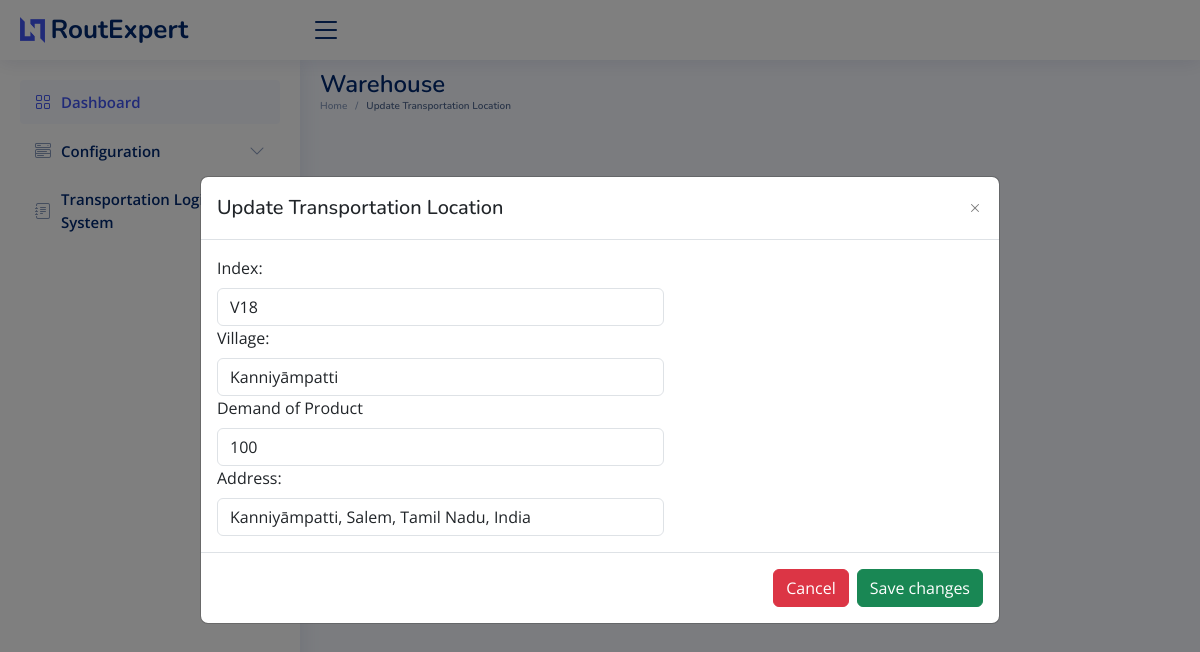
Screenshot of /update_location/1 with the database file from the repository.
### sql_app/model.py (models this page shows)
class TransportationLocation(Base):
    __tablename__ = "TransportationLocation"
    id = Column(Integer, primary_key=True, index=True)
    index = Column(String)
    villages = Column(String)
    location_demand = Column(String)
    address = Column(String)

### main.py (the view)
@app.get("/update_equipment/{id}", response_class=HTMLResponse)
async def update_transport_equipment(request: Request, id: str):
    global id_global
    id_global = id
    equipment_list = []
    equipment = db.query(TransportationEquipment).filter(TransportationEquipment.id == id_global).first()
    equipment_data = {
        "id": equipment.id,
        "equipment_number": equipment.equipment_number,
        "equipment_type": equipment.equipment_type,
        "equipment_license_number": equipment.equipment_license_number,
        "driver_name": equipment.driver_name,
        "driver_license_number": equipment.driver_license_number,
        "equipment_description": equipment.equipment_description,
    }
    equipment_list.append(equipment_data)
    return templates.TemplateResponse("update_transport.html", {"request": request, "equipment": equipment_list})

### templates/update_location.html (shortened to what this page needs)
<!DOCTYPE html>
<html lang="en">
  <head>
    <link
      href="../static/assets/vendor/bootstrap/css/bootstrap.min.css"
      rel="stylesheet"
    />
    <link
      href="../static/assets/vendor/bootstrap-icons/bootstrap-icons.css"
      rel="stylesheet"
    />
    <link
      href="../static/assets/vendor/boxicons/css/boxicons.min.css"
      rel="stylesheet"
    />
    <link
      href="../static/assets/vendor/quill/quill.snow.css"
      rel="stylesheet"
    />
    <link
      href="../static/assets/vendor/quill/quill.bubble.css"
      rel="stylesheet"
    />
    <link
      href="../static/assets/vendor/remixicon/remixicon.css"
      rel="stylesheet"
    />
    <link
      href="../static/assets/vendor/simple-datatables/style.css"
      rel="stylesheet"
    />
    <link href="../static/assets/css/style.css" rel="stylesheet" />
  </head>
  <body>
    <header id="header" class="header fixed-top d-flex align-items-center">
      <div class="d-flex align-items-center justify-content-between">
        <a href="/" class="logo d-flex align-items-center">
          <img src="../static/assets/img/logo.png" alt="" />
          <span class="d-none d-lg-block">RoutExpert</span>
        </a>
        <i class="bi bi-list toggle-sidebar-btn"></i>
      </div>
    </header>
    <aside id="sidebar" class="sidebar">
      <ul class="sidebar-nav" id="sidebar-nav">
        <li class="nav-item">
          <a class="nav-link" href="/">
            <i class="bi bi-grid"></i>
            <span>Dashboard</span>
          </a>
        </li>
        <li class="nav-item">
          <a
            class="nav-link collapsed"
            data-bs-target="#components-nav"
            data-bs-toggle="collapse"
            href="#"
          >
            <i class="bi bi-menu-button-wide"></i><span>Configuration</span
            ><i class="bi bi-chevron-down ms-auto"></i>
          </a>
        </li>
        <li class="nav-item">
          <a
            class="nav-link collapsed"
            data-bs-target="#forms-nav"
            data-bs-toggle="collapse"
            href="#"
          >
            <i class="bi bi-journal-text"></i
            ><span>Transportation Logistics System</span
            >
          </a>
        </li>
      </ul>
    </aside>
    <main id="main" class="main">
      <div class="pagetitle">
        <h1>Warehouse</h1>
        <nav>
          <ol class="breadcrumb">
            <li class="breadcrumb-item"><a href="/">Home</a></li>
            <li class="breadcrumb-item active">Update Transportation Location</li>
          </ol>
        </nav>
      </div>
      <section class="section dashboard">
        <div class="row">
          <div class="col-lg-12">
            <div class="card">
              <div class="modal" id="verticalycentered" tabindex="-1">
                <div class="modal-dialog modal-dialog-centered modal-lg">
                  <div class="modal-content">
                    <div class="modal-header">
                      <h5 class="modal-title">Update Transportation Location</h5>
                      <button
                        type="button"
                        class="btn-close"
                        data-bs-dismiss="modal"
                        aria-label="Close"
                      ></button>
                    </div>
                    <div class="modal-body">
                      <form id="updateTransportForm">
                        {% for l in location %}
                        <div class="col-md-7">
                            <label for="index" class="form-label">Index:</label>
                            <input type="text" class="form-control" id="index" name="index" value="{{ l.index }}" required />
                            <label for="villages" class="form-label">Village:</label>
                            <input type="text" class="form-control" id="villages" name="villages" value="{{ l.villages }}" required />
                            <label for="location_demand" class="form-label">Demand of Product</label>
                            <input type="text" class="form-control" id="location_demand" name="location_demand" value="{{ l.location_demand }}" required />
                            <label for="address" class="form-label">Address:</label>
                            <input type="text" class="form-control" id="address" name="address" value="{{ l.address }}" required />
                        </div>
                        {% endfor %}
                    </form>
                    </div>
                    <div class="modal-footer">
                      <button
                        type="button"
                        class="btn btn-danger"
                        id="closeBtnn"
                      >
                        Cancel
                      </button>
                      <button
                        type="button"
                        class="btn btn-success"
                        id="saveBtn"
                      >
                        Save changes
                      </button>
                    </div>
                  </div>
                </div>
              </div>
            </div>
          </div>
        </div>
      </section>
    </main>
  </body>
</html>

### static/assets/css/style.css (style rules this page uses)
:root { scroll-behavior: smooth; }
body { font-family: "Open Sans", sans-serif; background: #f6f9ff; color: #444444; }
a { color: #4154f1; text-decoration: none; }
h1, h2, h3, h4, h5, h6 { font-family: "Nunito", sans-serif; }
#main { margin-top: 60px; padding: 10px 20px; font-size: 16px; transition: all 0.3s; }
.pagetitle { margin-bottom: 10px; }
.pagetitle h1 { font-size: 24px; margin-bottom: 0; font-weight: 600; color: #012970; }
.card { margin-bottom: 30px; border: none; border-radius: 5px; box-shadow: 0px 0 30px rgba(1, 41, 112, 0.1); }
.btn-close { background-size: 25%; }
.breadcrumb { font-size: 10px; font-family: "Nunito", sans-serif; color: #899bbd; font-weight: 600; }
.breadcrumb a { color: #899bbd; transition: 0.3s; }
.breadcrumb .breadcrumb-item::before { color: #899bbd; }
.breadcrumb .active { color: #51678f; font-weight: 600; }
.logo { line-height: 1; }
@media (min-width: 1200px) { .logo { width: 280px; } }
.logo img { max-height: 26px; margin-right: 6px; }
.logo span { font-size: 26px; font-weight: 700; color: #012970; font-family: "Nunito", sans-serif; }
.header { transition: all 0.5s; z-index: 997; height: 60px; box-shadow: 0px 2px 20px rgba(1, 41, 112, 0.1); background-color: #fff; padding-left: 20px; }
.header .toggle-sidebar-btn { font-size: 32px; padding-left: 10px; cursor: pointer; color: #012970; }
.sidebar { position: fixed; top: 60px; left: 0; bottom: 0; width: 300px; z-index: 996; transition: all 0.3s; padding: 20px; overflow-y: auto; scrollbar-width: thin; scrollbar-color: #aab7cf transparent; box-shadow: 0px 0px 20px rgba(1, 41, 112, 0.1); background-color: #fff; }
@media (min-width: 1200px) { #main, #footer { margin-left: 300px; } }
.sidebar-nav { padding: 0; margin: 0; list-style: none; }
.sidebar-nav li { padding: 0; margin: 0; list-style: none; }
.sidebar-nav .nav-item { margin-bottom: 5px; }
.sidebar-nav .nav-link { display: flex; align-items: center; font-size: 15px; font-weight: 600; color: #4154f1; transition: 0.3; background: #f6f9ff; padding: 10px 15px; border-radius: 4px; }
.sidebar-nav .nav-link i { font-size: 16px; margin-right: 10px; color: #4154f1; }
.sidebar-nav .nav-link.collapsed { color: #012970; background: #fff; }
.sidebar-nav .nav-link.collapsed i { color: #899bbd; }
.sidebar-nav .nav-link .bi-chevron-down { margin-right: 0; transition: transform 0.2s ease-in-out; }

### rows the page displays
TransportationLocation: index "V18", villages "Kanniyāmpatti", location_demand "100", address "Kanniyāmpatti, Salem, Tamil Nadu, India"
